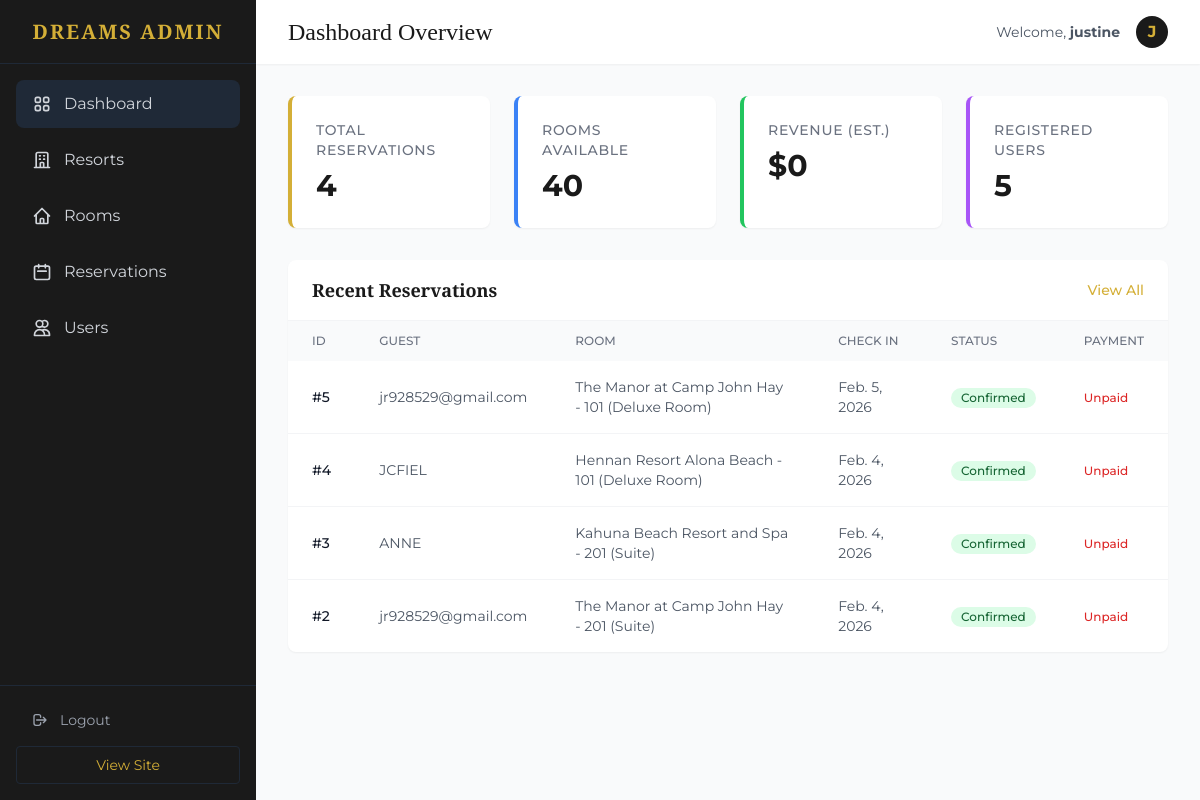
The app's page /custom-admin/ (signed in) with its own data.
### core/models.py (models this page shows, shortened)
class Reservation(models.Model):
    STATUS_CHOICES = [
        ('P', 'Pending'),
        ('C', 'Confirmed'),
        ('X', 'Cancelled'),
        ('D', 'Completed'),
    ]
    PAYMENT_STATUS_CHOICES = [
        ('Paid', 'Paid'),
        ('Unpaid', 'Unpaid'),
    ]
    user = models.ForeignKey(User, on_delete=models.CASCADE, related_name='reservations')
    room = models.ForeignKey(Room, on_delete=models.CASCADE, related_name='reservations')
    check_in = models.DateField()
    check_out = models.DateField()
    status = models.CharField(max_length=1, choices=STATUS_CHOICES, default='P')
    payment_status = models.CharField(max_length=10, choices=PAYMENT_STATUS_CHOICES, default='Unpaid')
    created_at = models.DateTimeField(auto_now_add=True)

class Room(models.Model):
    STATUS_CHOICES = [
        ('A', 'Available'),
        ('M', 'Maintenance'),
    ]
    resort = models.ForeignKey(Resort, on_delete=models.CASCADE, related_name='rooms')
    room_type = models.ForeignKey(RoomType, on_delete=models.CASCADE, related_name='rooms')
    number = models.CharField(max_length=50)
    status = models.CharField(max_length=1, choices=STATUS_CHOICES, default='A')
    def __str__(self):
        return f"{self.resort.name} - {self.number} ({self.room_type.name})"

class Resort(models.Model):
    CATEGORY_CHOICES = [
        ('Resort', 'Resort'),
        ('Hotel', 'Hotel'),
    ]
    name = models.CharField(max_length=200)
    category = models.CharField(max_length=10, choices=CATEGORY_CHOICES, default='Resort')
    location = models.CharField(max_length=200)
    description = models.TextField()
    image_url = models.URLField(default="https://images.unsplash.com/photo-1566073771259-6a8506099945?fit=crop&w=800&q=80", help_text="URL of the resort image")

class RoomType(models.Model):
    name = models.CharField(max_length=100)
    description = models.TextField()
    capacity = models.IntegerField(help_text="Number of guests")
    price = models.DecimalField(max_digits=10, decimal_places=2)

### core/views_admin.py (the view)
# urls.py: path('custom-admin/', views_admin.admin_dashboard, name='admin_dashboard'),
@user_passes_test(is_admin, login_url='login')
def admin_dashboard(request):
    total_reservations = Reservation.objects.count()
    available_rooms = Room.objects.filter(status='A').count()
    total_users = User.objects.count()
    total_revenue = 0
    recent_reservations = Reservation.objects.all().order_by('-created_at')[:5]
    context = {
        'total_reservations': total_reservations,
        'available_rooms': available_rooms,
        'total_users': total_users,
        'total_revenue': total_revenue, # Placeholder
        'recent_reservations': recent_reservations,
    }
    return render(request, 'core/admin/dashboard.html', context)

### core/views_admin.py (called while the page is built)
def is_admin(user):
    return user.is_authenticated and (user.is_staff or user.is_superuser)

### core/templates/core/admin/dashboard.html (shortened to what this page needs)
{% extends 'core/admin/base_admin.html' %}
{% block header_title %}Dashboard Overview{% endblock %}
{% block content %}
<div class="grid grid-cols-1 md:grid-cols-2 lg:grid-cols-4 gap-6 mb-8">
    <div class="bg-white p-6 rounded-lg shadow-sm border-l-4 border-accent">
        <h3 class="text-gray-500 text-sm font-medium uppercase tracking-wider">Total Reservations</h3>
        <p class="text-3xl font-bold text-primary mt-2">{{ total_reservations }}</p>
    </div>
    <div class="bg-white p-6 rounded-lg shadow-sm border-l-4 border-blue-500">
        <h3 class="text-gray-500 text-sm font-medium uppercase tracking-wider">Rooms Available</h3>
        <p class="text-3xl font-bold text-primary mt-2">{{ available_rooms }}</p>
    </div>
    <div class="bg-white p-6 rounded-lg shadow-sm border-l-4 border-green-500">
        <h3 class="text-gray-500 text-sm font-medium uppercase tracking-wider">Revenue (Est.)</h3>
        <p class="text-3xl font-bold text-primary mt-2">${{ total_revenue }}</p>
    </div>
    <div class="bg-white p-6 rounded-lg shadow-sm border-l-4 border-purple-500">
        <h3 class="text-gray-500 text-sm font-medium uppercase tracking-wider">Registered Users</h3>
        <p class="text-3xl font-bold text-primary mt-2">{{ total_users }}</p>
    </div>
</div>
<div class="bg-white rounded-lg shadow-sm overflow-hidden">
    <div class="px-6 py-4 border-b border-gray-100 flex justify-between items-center">
        <h3 class="text-lg font-serif font-bold text-primary">Recent Reservations</h3>
        <a href="{% url 'admin_reservation_list' %}"
            class="text-sm text-accent hover:text-accent-hover font-medium">View All</a>
    </div>
    <div class="overflow-x-auto">
        <table class="w-full text-left">
            <thead class="bg-gray-50 text-gray-500 text-xs uppercase">
                <tr>
                    <th class="px-6 py-3 font-medium">ID</th>
                    <th class="px-6 py-3 font-medium">Guest</th>
                    <th class="px-6 py-3 font-medium">Room</th>
                    <th class="px-6 py-3 font-medium">Check In</th>
                    <th class="px-6 py-3 font-medium">Status</th>
                    <th class="px-6 py-3 font-medium">Payment</th>
                </tr>
            </thead>
            <tbody class="divide-y divide-gray-100">
                {% for res in recent_reservations %}
                <tr class="hover:bg-gray-50 transition-colors">
                    <td class="px-6 py-4 text-sm font-medium text-gray-900">#{{ res.id }}</td>
                    <td class="px-6 py-4 text-sm text-gray-600">{{ res.user.username }}</td>
                    <td class="px-6 py-4 text-sm text-gray-600">{{ res.room }}</td>
                    <td class="px-6 py-4 text-sm text-gray-600">{{ res.check_in }}</td>
                    <td class="px-6 py-4">
                        <span class="inline-flex items-center px-2.5 py-0.5 rounded-full text-xs font-medium
                        {% if res.status == 'C' %}bg-green-100 text-green-800
                        {% elif res.status == 'P' %}bg-yellow-100 text-yellow-800
                        {% elif res.status == 'X' %}bg-red-100 text-red-800
                        {% else %}bg-gray-100 text-gray-800{% endif %}">
                            {{ res.get_status_display }}
                        </span>
                    </td>
                    <td class="px-6 py-4">
                        <span class="text-xs font-medium
                        {% if res.payment_status == 'Paid' %}text-green-600{% else %}text-red-600{% endif %}">
                            {{ res.payment_status }}
                        </span>
                    </td>
                </tr>
                {% empty %}
                <tr>
                    <td colspan="6" class="px-6 py-8 text-center text-gray-500">No reservations found.</td>
                </tr>
                {% endfor %}
            </tbody>
        </table>
    </div>
</div>
{% endblock %}

### core/templates/core/admin/base_admin.html (shortened to what this page needs)
<!DOCTYPE html>
<html lang="en">
<head>
    <script src="https://cdn.tailwindcss.com"></script>
</head>
<body class="bg-gray-100 font-sans text-primary flex h-screen overflow-hidden">
    <aside class="w-64 bg-primary text-white flex flex-col shadow-lg">
        <div class="h-16 flex items-center justify-center border-b border-gray-800">
            <a href="{% url 'admin_dashboard' %}" class="text-xl font-serif font-bold tracking-widest text-accent">
                DREAMS ADMIN
            </a>
        </div>
        <nav class="flex-1 overflow-y-auto py-4">
            <ul class="space-y-2 px-4">
                <li>
                    <a href="{% url 'admin_dashboard' %}"
                        class="flex items-center px-4 py-3 text-gray-300 hover:bg-gray-800 hover:text-accent rounded-lg transition-colors {% if request.resolver_match.url_name == 'admin_dashboard' %}bg-gray-800 text-accent{% endif %}">
                        Dashboard
                    </a>
                </li>
                <li>
                    <a href="{% url 'admin_resort_list' %}"
                        class="flex items-center px-4 py-3 text-gray-300 hover:bg-gray-800 hover:text-accent rounded-lg transition-colors {% if 'resort' in request.resolver_match.url_name %}bg-gray-800 text-accent{% endif %}">
                        <svg class="w-5 h-5 mr-3" fill="none" stroke="currentColor" viewBox="0 0 24 24">
                            <path stroke-linecap="round" stroke-linejoin="round" stroke-width="2"
                                d="M19 21V5a2 2 0 00-2-2H7a2 2 0 00-2 2v16m14 0h2m-2 0h-5m-9 0H3m2 0h5M9 7h1m-1 4h1m4-4h1m-1 4h1m-5 10v-5a1 1 0 011-1h2a1 1 0 011 1v5m-4 0h4">
                            </path>
                        </svg>
                        Resorts
                    </a>
                </li>
                <li>
                    <a href="{% url 'admin_room_list' %}"
                        class="flex items-center px-4 py-3 text-gray-300 hover:bg-gray-800 hover:text-accent rounded-lg transition-colors {% if 'room' in request.resolver_match.url_name %}bg-gray-800 text-accent{% endif %}">
                        <svg class="w-5 h-5 mr-3" fill="none" stroke="currentColor" viewBox="0 0 24 24">
                            <path stroke-linecap="round" stroke-linejoin="round" stroke-width="2"
                                d="M3 12l2-2m0 0l7-7 7 7M5 10v10a1 1 0 001 1h3m10-11l2 2m-2-2v10a1 1 0 01-1 1h-3m-6 0a1 1 0 001-1v-4a1 1 0 011-1h2a1 1 0 011 1v4a1 1 0 001 1m-6 0h6">
                            </path>
                        </svg>
                        Rooms
                    </a>
                </li>
                <li>
                    <a href="{% url 'admin_reservation_list' %}"
                        class="flex items-center px-4 py-3 text-gray-300 hover:bg-gray-800 hover:text-accent rounded-lg transition-colors {% if 'reservation' in request.resolver_match.url_name %}bg-gray-800 text-accent{% endif %}">
                        <svg class="w-5 h-5 mr-3" fill="none" stroke="currentColor" viewBox="0 0 24 24">
                            <path stroke-linecap="round" stroke-linejoin="round" stroke-width="2"
                                d="M8 7V3m8 4V3m-9 8h10M5 21h14a2 2 0 002-2V7a2 2 0 00-2-2H5a2 2 0 00-2 2v12a2 2 0 002 2z">
                            </path>
                        </svg>
                        Reservations
                    </a>
                </li>
                <li>
                    <a href="{% url 'admin_user_list' %}"
                        class="flex items-center px-4 py-3 text-gray-300 hover:bg-gray-800 hover:text-accent rounded-lg transition-colors {% if 'user' in request.resolver_match.url_name %}bg-gray-800 text-accent{% endif %}">
                        <svg class="w-5 h-5 mr-3" fill="none" stroke="currentColor" viewBox="0 0 24 24">
                            <path stroke-linecap="round" stroke-linejoin="round" stroke-width="2"
                                d="M12 4.354a4 4 0 110 5.292M15 21H3v-1a6 6 0 0112 0v1zm0 0h6v-1a6 6 0 00-9-5.197M13 7a4 4 0 11-8 0 4 4 0 018 0z">
                            </path>
                        </svg>
                        Users
                    </a>
                </li>
            </ul>
        </nav>
        <div class="p-4 border-t border-gray-800">
            <form action="{% url 'logout' %}" method="post">
                <button type="submit"
                    class="flex items-center w-full px-4 py-2 text-sm text-gray-400 hover:text-white hover:bg-gray-800 rounded transition-colors">
                    <svg class="w-4 h-4 mr-3" fill="none" stroke="currentColor" viewBox="0 0 24 24">
                        <path stroke-linecap="round" stroke-linejoin="round" stroke-width="2"
                            d="M17 16l4-4m0 0l-4-4m4 4H7m6 4v1a3 3 0 01-3 3H6a3 3 0 01-3-3V7a3 3 0 013-3h4a3 3 0 013 3v1">
                        </path>
                    </svg>
                    Logout
                </button>
            </form>
            <a href="{% url 'home' %}"
                class="flex items-center w-full px-4 py-2 mt-2 text-sm text-accent hover:text-white rounded transition-colors justify-center border border-gray-800 hover:border-gray-600">
                View Site
            </a>
        </div>
    </aside>
    <main class="flex-1 flex flex-col overflow-hidden bg-gray-50">
        <header class="h-16 bg-white shadow-sm flex items-center justify-between px-8">
            <h2 class="text-2xl font-serif text-primary">{% block header_title %}Dashboard{% endblock %}</h2>
            <div class="flex items-center space-x-4">
                <span class="text-sm text-gray-600">Welcome, <strong>{{ user.username }}</strong></span>
                <div class="w-8 h-8 rounded-full bg-primary text-accent flex items-center justify-center font-bold">
                    {{ user.username|make_list|first|upper }}
                </div>
            </div>
        </header>
        <div class="flex-1 overflow-y-auto p-8">
            {% block content %}{% endblock %}
        </div>
    </main>
</body>
</html>

### records on screen
Reservation: id "5", user.username "jr928529@gmail.com", room "The Manor at Camp John Hay - 101 (Deluxe Room)", check_in "Feb. 5, 2026", status "Confirmed", payment_status "Unpaid"
Reservation: id "4", user.username "JCFIEL", room "Hennan Resort Alona Beach - 101 (Deluxe Room)", check_in "Feb. 4, 2026", status "Confirmed", payment_status "Unpaid"
Reservation: id "3", user.username "ANNE", room "Kahuna Beach Resort and Spa - 201 (Suite)", check_in "Feb. 4, 2026", status "Confirmed", payment_status "Unpaid"
Reservation: id "2", user.username "jr928529@gmail.com", room "The Manor at Camp John Hay - 201 (Suite)", check_in "Feb. 4, 2026", status "Confirmed", payment_status "Unpaid"

### other values on screen
{{ user.username }} "justine"
{{ user.username|make_list|first|upper }} "J"
{{ total_reservations }} "4"
{{ available_rooms }} "40"
{{ total_revenue }} "0"
{{ total_users }} "5"
